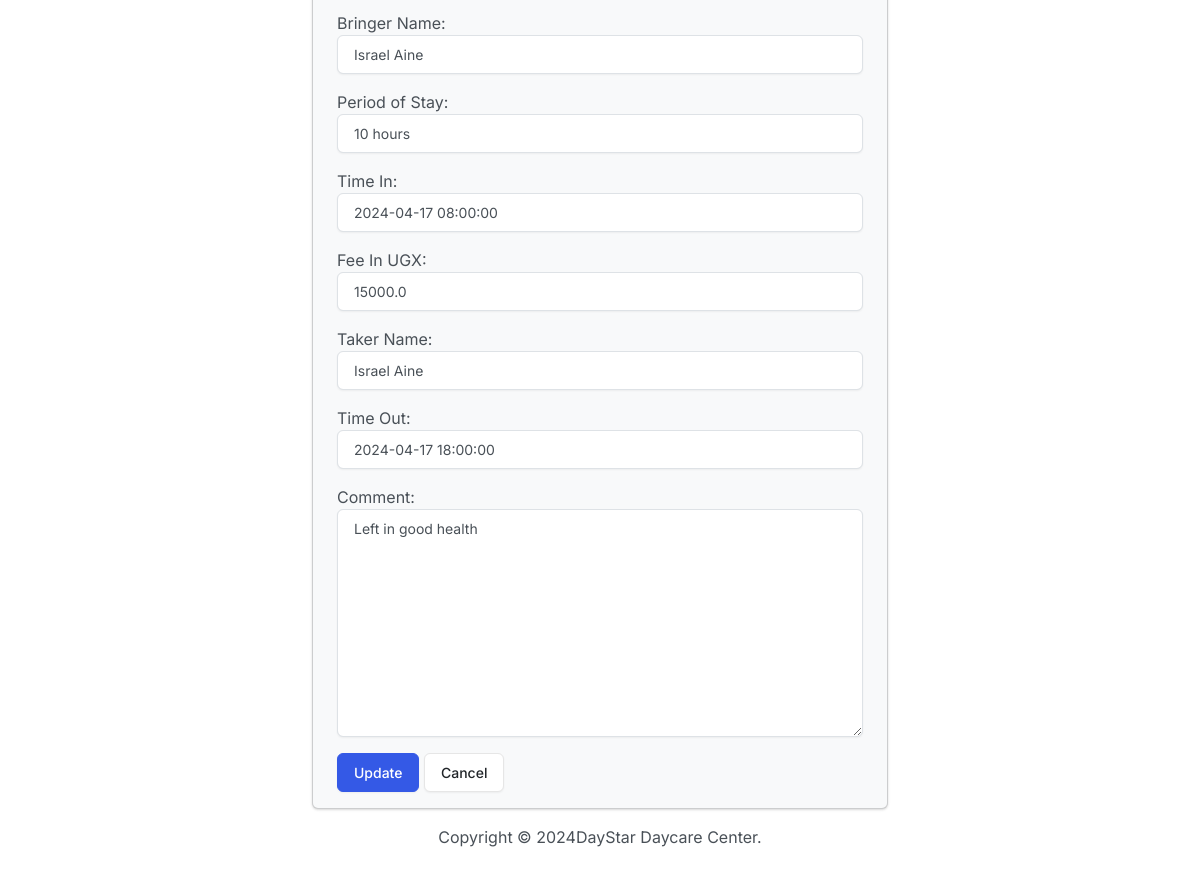
/edit/3/ (lower part), run on an earlier commit of the app's database.
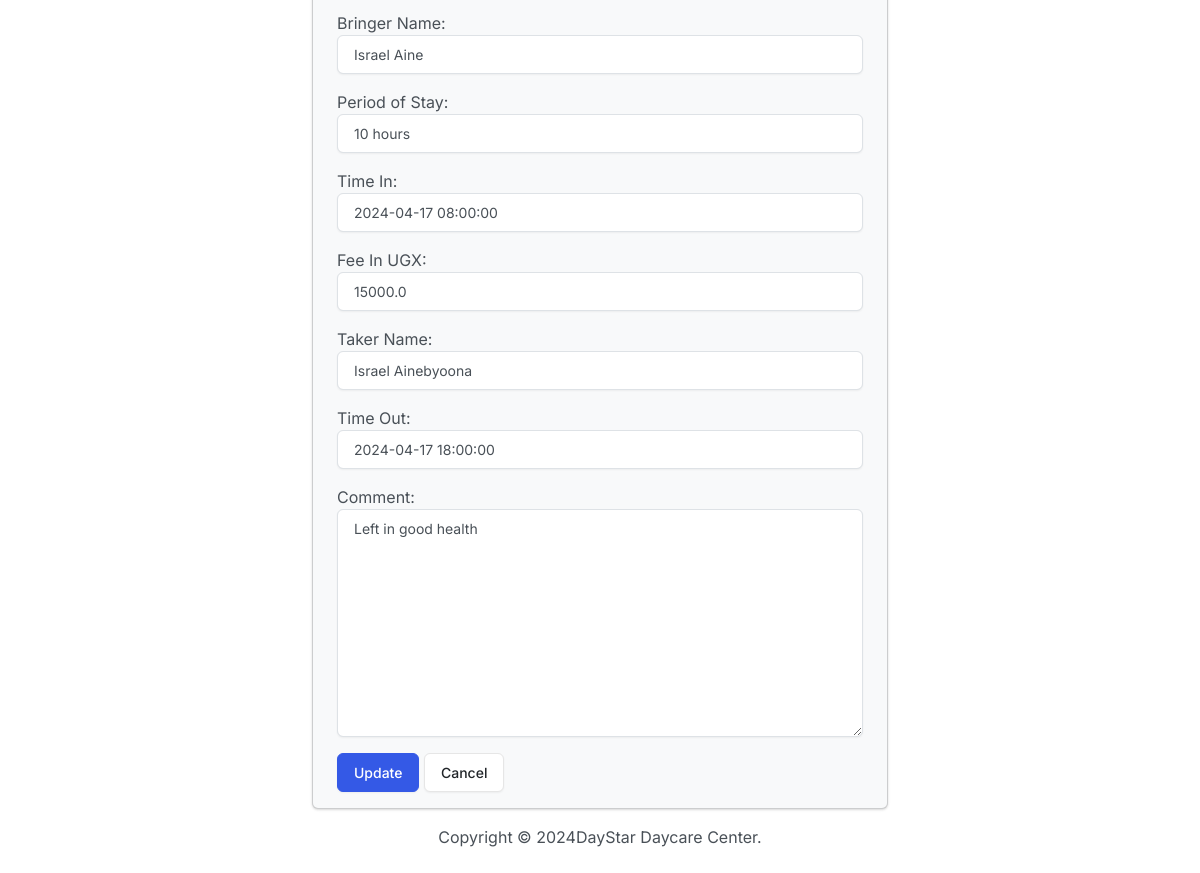
And on a later commit of the database.
### daystarapp/models.py (models this page shows, shortened)
class Baby(models.Model):
    first_name = models.CharField(max_length=50, null=True, blank=True)
    last_name = models.CharField(max_length=50, null=True, blank=True)
    baby_number = models.PositiveIntegerField(null=True, blank=True, default=0)
    gender = models.CharField(max_length=10, null=True, blank=True)
    age = models.PositiveIntegerField()
    location = models.CharField(max_length=50, null=True, blank=True)
    parent_name = models.CharField(max_length=50, null=True, blank=True)
    bringer_name = models.CharField(max_length=50,null=True, blank=True)
    period_of_stay = models.CharField(max_length=50, null=True, blank=True)
    time_in = models.DateTimeField()
    fee_in_ugx = models.FloatField()
    taker_name = models.CharField(max_length=50, null=True, blank=True)
    time_out = models.DateTimeField()
    comment = models.CharField(max_length=100, null=True, blank=True)

### daystarapp/views.py (the view)
# urls.py: path("edit/<int:id>/", views.edit, name="edit"),
def edit(request, id):
    if request.method == "POST":
        baby = Baby.objects.get(pk=id)
        form = BabyForm(request.POST, instance=baby)
        if form.is_valid():
            form.save()
            return render(request, "babies/edit.html", {
                "form": form,
                "success": True
            })
    else:
        baby = Baby.objects.get(pk=id)
        form = BabyForm(instance=baby)
    return render(request, "babies/edit.html", {
            "form": form
        })

### daystarapp/templates/babies/edit.html (shortened to what this page needs)
{% extends "babies/base.html" %}
{% block body %}
    {% if success %}
        <div class="alert alert-success" role="alert">
            The baby updated successfully
            <a href="{% url 'baby' %}" class="alert-link">Go to Baby Info.</a>
        </div>
    {% else %}
        <div class="row justify-content-center">
            <div class="col-6">
                <div class="card bg-light mb-3">
                    <div class="card-body">
                     <form action="" method="post">
                        {{ form.as_p }}
                        <button type="submit" class="btn btn-primary">Update</button>
                        <a href="{% url 'baby' %}" class="btn btn-secondary">Cancel</a>
                     </form>
                    </div>
                </div>
            </div>
        </div>
    {% endif %}
{% endblock %}

What changed in the data, as far as the page shows it:
changed Baby "Israel Aine": taker_name "Israel Aine" → "Israel Ainebyoona"
